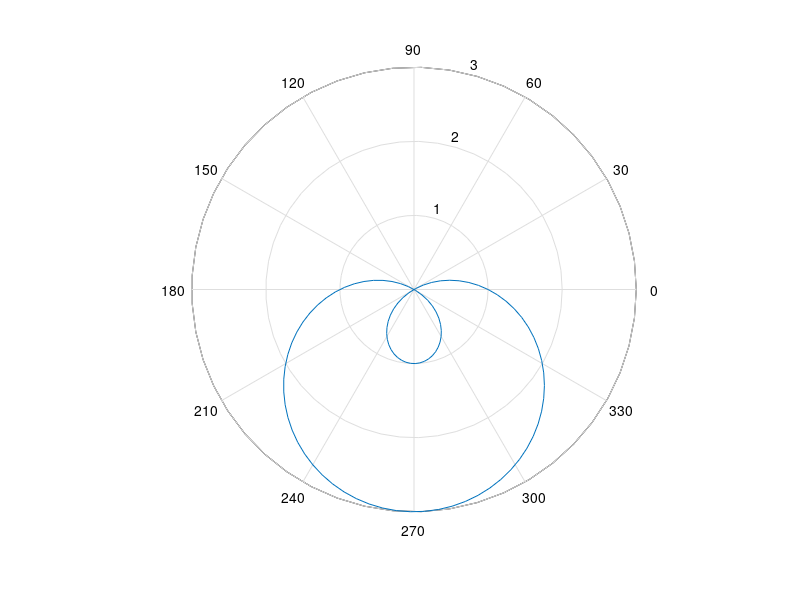

Here is the MATLAB script that generated this plot:
% limacon.m

theta = linspace(0, 2*pi, 100);
r = 1- 2*sin(theta);

x = r.*cos(theta);
y = r.*sin(theta);

%comet(x,y);

polar(theta, r);